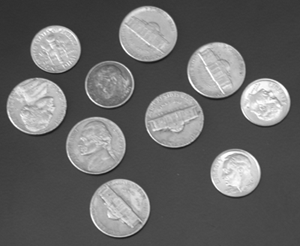
%> input picture Image Processing/HW3/coins.png, 300 x 246 px
$ octave hw3.m   (GNU Octave 9; MATLAB toolbox functions it lacks are replaced by stand-ins)
%> lines starting %> are read from the running program, lines starting %| are printed output that depends on the picture; in (x1, y1, x2, y2) boxes, pixels count from 0 and x2, y2 are one past the last pixel; in counts of white or black regions, pixels touching at a corner belong together; the program's own positions count from 1
clc;
close all;

og_img = imread('coins.png');
%> og_img is the input picture: size 246x300 uint8; min 23, max 255, mean 103
og_img = im2gray(og_img);

% display grayscale image
subplot(2, 1, 1);
imshow(og_img);
title('grayscale image');

% threshold the image
threshold_val = 100;
binary_img = og_img > threshold_val; % chooses bright areas only
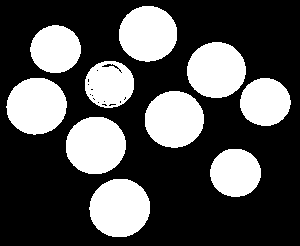
%> binary_img: size 246x300 logical; 31.9% white; 10 white regions, largest, box (x1, y1, x2, y2) and area: (89, 179, 150, 237) 2796, (66, 117, 126, 174) 2725, (6, 78, 67, 135) 2693

% fill holes
binary_img = imfill(binary_img, 'holes');
%> binary_img: size 246x300 logical; 32% white; 10 white regions
[labeled_img, ~] = bwlabel(binary_img); % label each circle to take measurements of it
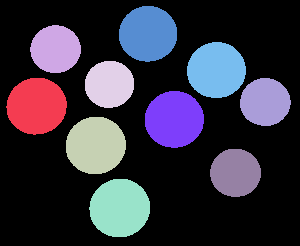
%> labeled_img: size 246x300 double; 11 distinct labels, from 0 to 10; one colour per label, 0 black

% give the circles random colours
coloured_labels = label2rgb (labeled_img, 'hsv', 'k', 'shuffle');
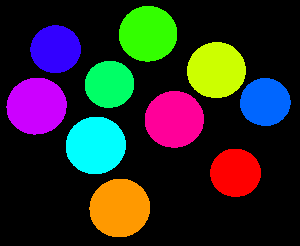
%> coloured_labels: size 246x300x3 uint8; mean R, G, B 43.2, 42, 39.9
subplot(2, 1, 2);
imshow(coloured_labels);
title('coloured labels');

% get all properties
props = regionprops(labeled_img, og_img, 'all');
%> props = 10 regions; largest, box (x1, y1, x2, y2), Area, Centroid, MajorAxisLength, MinorAxisLength and Eccentricity: (89, 179, 150, 237) 2796 [120.3 208.6] 61 58.39 0.289, (66, 117, 126, 174) 2725 [96.3 146] 60.44 57.43 0.312, (6, 78, 67, 135) 2693 [37.1 106.7] 60.55 56.66 0.353
num_circles = numel(props);
%> num_circles = 10

boundaries = bwboundaries(binary_img);
%> boundaries = 10 boundaries; largest, box (x1, y1, x2, y2) and points: (89, 179, 150, 237) 168, (66, 117, 126, 174) 167, (6, 78, 67, 135) 165, (145, 91, 204, 148) 164, (187, 42, 246, 98) 162
num_boundaries = size(boundaries, 1); % count the number of boundaries
%> num_boundaries = 10

hold on;
for k = 1 : num_boundaries
	this_boundary = boundaries{k};
	x = this_boundary(:,2);
	y = this_boundary(:,1);
	plot(x, y, 'w-', 'LineWidth', 2);
end
%> this loop made 10 passes
hold off;

all_centroids = vertcat(props.Centroid);
%> all_centroids = [37.12 106.7; 56.14 49.77; 96.27 146; 110 84.89; 120.3 208.6; 148.6 34.42; 174.8 120; 217 70.75; 236 173.4; 265.8 102.7]
centroidsX = all_centroids(:, 1);
%> centroidsX = [37.12; 56.14; 96.27; 110; 120.3; 148.6; 174.8; 217; 236; 265.8]
centroidsY = all_centroids(:, 2);
%> centroidsY = [106.7; 49.77; 146; 84.89; 208.6; 34.42; 120; 70.75; 173.4; 102.7]

% circles are numbered top to bottom, left to right
subplot(2, 1, 2);
for k = 1 : num_circles
	% place the number
	text(centroidsX(k), centroidsY(k), num2str(k), 'FontSize', 15, 'HorizontalAlignment', 'center', 'VerticalAlignment', 'middle');
end
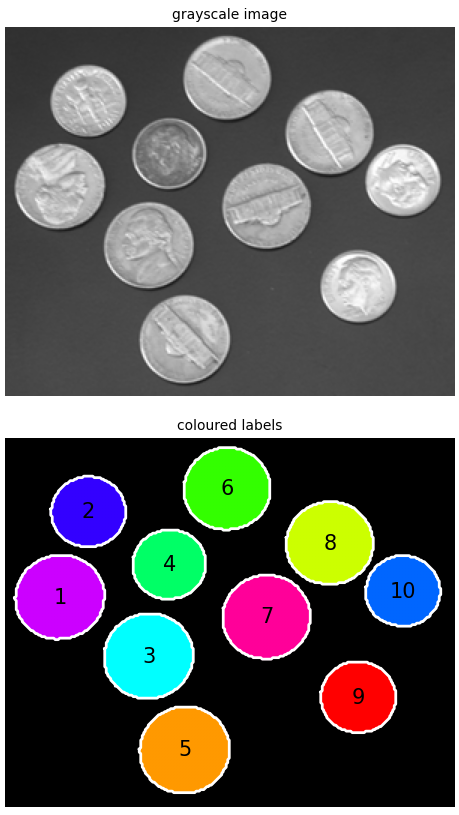
%> figure redrawn from the program's plot data, 2 panels
